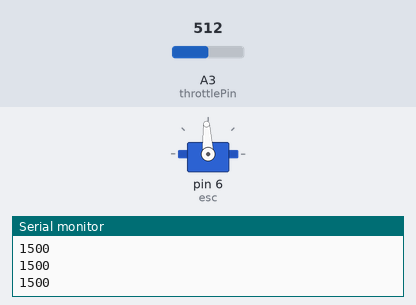
This sketch was run on a simulated Arduino Uno, built with avr-gcc and run on an emulated ATmega328P. Shown: servo, the last lines printed to the serial monitor. The inputs (shaded band) are chosen by the test bench; at power-on: A3 (throttlePin) = 512.

Above: at 1.2 s.
1.3 s: A3 (throttlePin) set to 716
At 2.5 s:
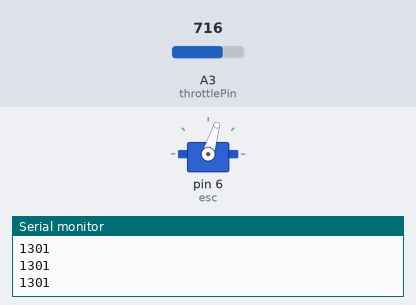
2.8 s: A3 (throttlePin) set to 900
At 3.6 s:
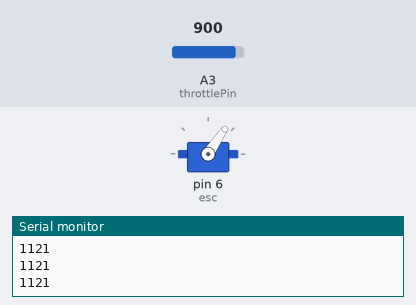
4.3 s: A3 (throttlePin) set to 306
At 4.6 s:
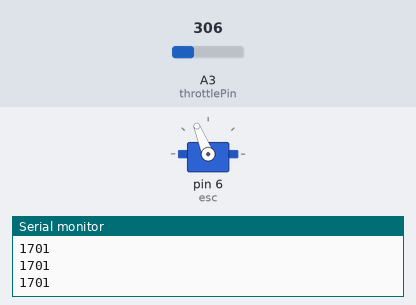
5.8 s: A3 (throttlePin) set to 122
At 7.0 s:
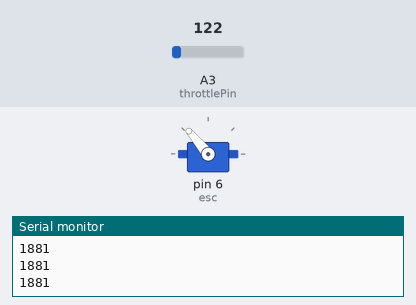
7.3 s: A3 (throttlePin) set to 0
At 8.2 s:
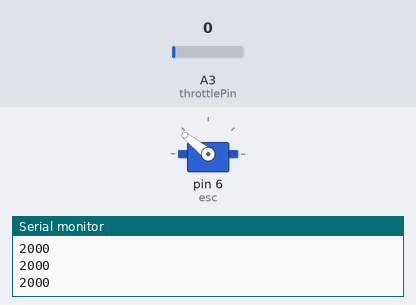
8.8 s: A3 (throttlePin) set to 511
At 9.2 s:
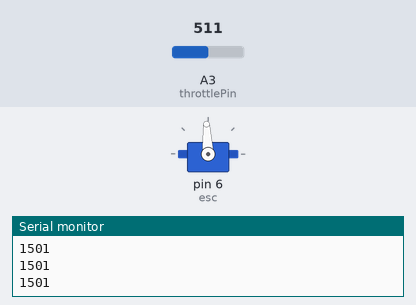
Timing chart, 0 to 11.3 s (numbered marks = the images above; inputs shaded):
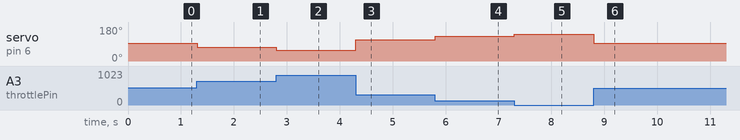

The sketch:

Esc_control.ino
```cpp
#include <Servo.h>
Servo esc;
int throttlePin = A3;

void setup()
{
  Serial.begin(9600);
esc.attach(6);
}

void loop()
{
int throttle = analogRead(throttlePin);
throttle = map(throttle, 0, 1023, 2000,1000);
esc.writeMicroseconds(throttle);
Serial.println(throttle);
}
```

Measured:
- after the input at 1.3 s, servo on pin 6 (esc): 93° → 73° at once
- after the input at 2.8 s, servo on pin 6 (esc): 73° → 56° at once
- after the input at 4.3 s, servo on pin 6 (esc): 56° → 112° at once
- after the input at 5.8 s, servo on pin 6 (esc): 112° → 130° at once
- after the input at 7.3 s, servo on pin 6 (esc): 130° → 141° at once
- after the input at 8.8 s, servo on pin 6 (esc): 141° → 93° at once
